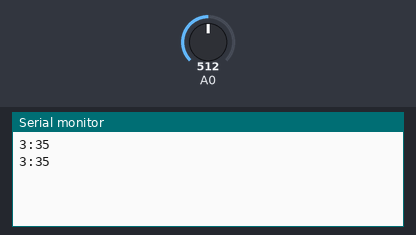
Bench run of a sketch on a simulated Arduino Uno, built with avr-gcc and run on an emulated ATmega328P. Shown: the last lines printed to the serial monitor. The inputs (shaded band) are chosen by the test bench; at power-on: A0 = 512.

Above: at 2.8 s.
2.9 s: A0 set to 716
At 4.6 s:
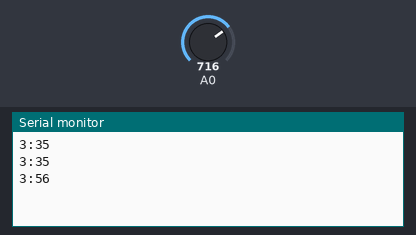
5.6 s: A0 set to 900
At 7.5 s:
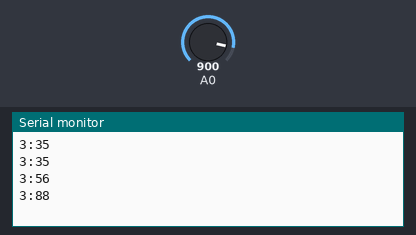
Timing chart, 0 to 9.0 s (numbered marks = the images above; inputs shaded):
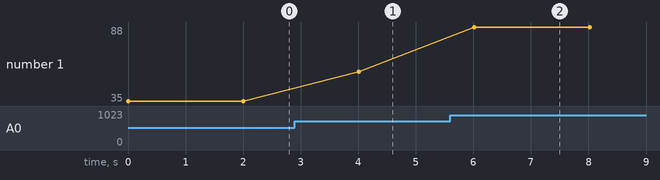

Measured:
- after the input at 2.9 s, the serial monitor: prints a new line after 1.1 s (image 1)
- after the input at 5.6 s, the serial monitor: prints a new line after 0.42 s (image 2)
- plotted number 1: 35 → 56 after the input at 2.9 s, 56 → 88 after the input at 5.6 s

The sketch:

Xbee_3.ino
```cpp
/*****************************************************************
XBee_Serial_Passthrough.ino

Set up a software serial port to pass data between an XBee Shield
and the serial monitor.

Hardware Hookup:
  The XBee Shield makes all of the connections you'll need
  between Arduino and XBee. If you have the shield make
  sure the SWITCH IS IN THE "DLINE" POSITION. That will connect
  the XBee's DOUT and DIN pins to Arduino pins 2 and 3.

*****************************************************************/
// We'll use SoftwareSerial to communicate with the XBee:
#include <SoftwareSerial.h>
#include <math.h>
// XBee's DOUT (TX) is connected to pin 2 (Arduino's Software RX)
// XBee's DIN (RX) is connected to pin 3 (Arduino's Software TX)
SoftwareSerial XBee(2, 3); // RX, TX

double Thermistor(int RawADC) {
 double Temp;
 Temp = log(10000.0*((1024.0/RawADC-1)));
 Temp = 1 / (0.001129148 + (0.000221995 + (0.0000000876741 * Temp * Temp ))* Temp );
 Temp = Temp - 273.15;
 return Temp;
}

char *temp_string;

void setup()
{
  temp_string = (char *) malloc(50*sizeof(char));
  // Set up both ports at 9600 baud. This value is most important
  // for the XBee. Make sure the baud rate matches the config
  // setting of your XBee.
  XBee.begin(9600);
  Serial.begin(9600);
}

void loop()
{
  int val;
  int temp;
  val=analogRead(0);
  temp=(int) Thermistor(val); //Cast to int because arduino cant do doubles/floats
  memset(temp_string, 0, sizeof(char)*50); // sets all characters in string to 0
  sprintf(temp_string, "3:%d\n", temp);
  Serial.print(temp_string);
  XBee.write(temp_string);
  delay(2000);
}
```
